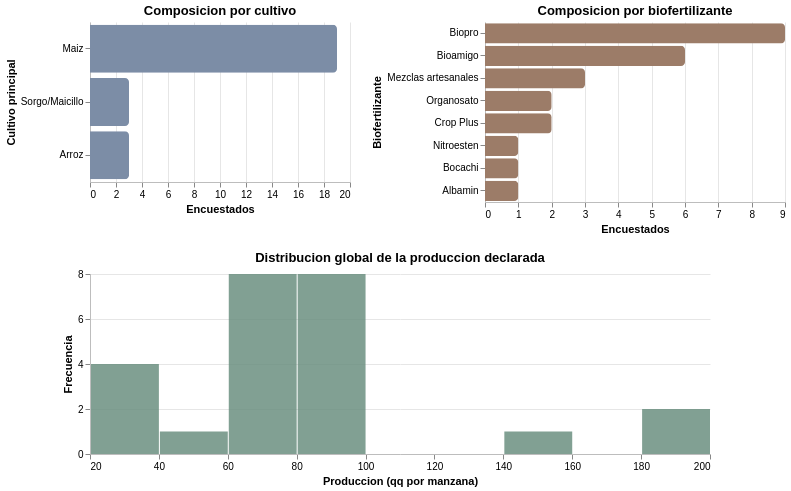

Notebook code cell kept with this figure:
### Markdown cell above
## 2. EDA: auditoria inicial del dataset

La Seccion 3 exige EDA univariado y bivariado. Antes de pasar a visualizaciones mas interpretativas, conviene auditar la composicion muestral, la distribucion de biofertilizantes y la disponibilidad de datos cuantitativos.

### Code cell
crop_counts = survey_clean["cultivo_principal"].value_counts().rename_axis("cultivo").reset_index(name="n")
biofert_counts = survey_clean["biofert_std"].value_counts().rename_axis("biofert").reset_index(name="n")
prod_hist_df = survey_clean.dropna(subset=["produccion_qq_mz"]).copy()

chart_crops = alt.Chart(crop_counts).mark_bar(color=EDA_COLORS["crops"], cornerRadiusEnd=4).encode(
    x=alt.X("n:Q", title="Encuestados"),
    y=alt.Y("cultivo:N", sort="-x", title="Cultivo principal"),
    tooltip=["cultivo:N", "n:Q"]
).properties(width=260, height=160, title="Composicion por cultivo")

chart_biofert = alt.Chart(biofert_counts).mark_bar(color=EDA_COLORS["biofert"], cornerRadiusEnd=4).encode(
    x=alt.X("n:Q", title="Encuestados"),
    y=alt.Y("biofert:N", sort="-x", title="Biofertilizante"),
    tooltip=["biofert:N", "n:Q"]
).properties(width=300, height=180, title="Composicion por biofertilizante")

chart_hist = alt.Chart(prod_hist_df).mark_bar(color=EDA_COLORS["hist"], opacity=0.85).encode(
    x=alt.X("produccion_qq_mz:Q", bin=alt.Bin(maxbins=10), title="Produccion (qq por manzana)"),
    y=alt.Y("count():Q", title="Frecuencia"),
    tooltip=[alt.Tooltip("count():Q", title="N")]
).properties(width=620, height=180, title="Distribucion global de la produccion declarada")

alt.vconcat(
    alt.hconcat(chart_crops, chart_biofert),
    chart_hist,
    spacing=18
).configure_view(strokeWidth=0).configure_axis(gridColor="#e6e6e6", domainColor="#bdbdbd")

### Figure 1 — Vega-Lite specification as saved in the notebook (floating-point values rounded to 4 significant figures)
{"config": {"view": {"continuousWidth": 300, "continuousHeight": 300, "strokeWidth": 0}, "axis": {"domainColor": "#bdbdbd", "gridColor": "#e6e6e6"}}, "vconcat": [{"hconcat": [{"data": {"name": "data-4f2098c9216e49e0366056ef02dd56f8"}, "mark": {"type": "bar", "color": "#7c8da6", "cornerRadiusEnd": 4}, "encoding": {"tooltip": [{"field": "cultivo", "type": "nominal"}, {"field": "n", "type": "quantitative"}], "x": {"field": "n", "title": "Encuestados", "type": "quantitative"}, "y": {"field": "cultivo", "sort": "-x", "title": "Cultivo principal", "type": "nominal"}}, "height": 160, "title": "Composicion por cultivo", "width": 260}, {"data": {"name": "data-f78f8432b49a1ee1a4a21f13eaed5aeb"}, "mark": {"type": "bar", "color": "#9c7c68", "cornerRadiusEnd": 4}, "encoding": {"tooltip": [{"field": "biofert", "type": "nominal"}, {"field": "n", "type": "quantitative"}], "x": {"field": "n", "title": "Encuestados", "type": "quantitative"}, "y": {"field": "biofert", "sort": "-x", "title": "Biofertilizante", "type": "nominal"}}, "height": 180, "title": "Composicion por biofertilizante", "width": 300}]}, {"data": {"name": "data-bf027957f215be64b00ae01cc193ac9d"}, "mark": {"type": "bar", "color": "#6b9080", "opacity": 0.85}, "encoding": {"tooltip": [{"aggregate": "count", "title": "N", "type": "quantitative"}], "x": {"bin": {"maxbins": 10}, "field": "produccion_qq_mz", "title": "Produccion (qq por manzana)", "type": "quantitative"}, "y": {"aggregate": "count", "title": "Frecuencia", "type": "quantitative"}}, "height": 180, "title": "Distribucion global de la produccion declarada", "width": 620}], "spacing": 18, "$schema": "https://vega.github.io/schema/vega-lite/v5.20.1.json", "datasets": {"data-4f2098c9216e49e0366056ef02dd56f8": [{"cultivo": "Maiz", "n": 19}, {"cultivo": "Sorgo/Maicillo", "n": 3}, {"cultivo": "Arroz", "n": 3}], "data-f78f8432b49a1ee1a4a21f13eaed5aeb": [{"biofert": "Biopro", "n": 9}, {"biofert": "Bioamigo", "n": 6}, {"biofert": "Mezclas artesanales", "n": 3}, {"biofert": "Organosato", "n": 2}, {"biofert": "Crop Plus", "n": 2}, {"biofert": "Nitroesten", "n": 1}, {"biofert": "Bocachi", "n": 1}, {"biofert": "Albamin", "n": 1}], "data-bf027957f215be64b00ae01cc193ac9d": [{"id_encuesta": 1, "biofert_std": "Nitroesten", "cultivo_reportado_std": "Maiz", "cultivo_principal": "Maiz", "manzanas_cultivadas": "0.5 mz", "produccion_qq_mz": 60.0, "texto_desarrollo": "mejor color, vigorosa", "respuesta_freq_plaguicidas": "3 abonadas y quintal por aonada, 16-20-0 al momento de siembra. a los 15 dias primera,  segunda 25, tercera 35 dias", "freq_plaguicidas_fuera_dominio": true, "freq_plaguicidas_ciclo": null, "texto_plaguicidas": "etsal liquido 12cc por bombada 17 litros", "cambio_plagas_std": "Disminucion", "tema_plaguicidas": "Otro o ambiguo", "tema_desarrollo": "Vigor"}, {"id_encuesta": 2, "biofert_std": "Biopro", "cultivo_reportado_std": "Maiz", "cultivo_principal": "Maiz", "manzanas_cultivadas": 2, "produccion_qq_mz": 80.0, "texto_desarrollo": "Si, es mas vigoroza ", "respuesta_freq_plaguicidas": "2 bombadas por manzana", "freq_plaguicidas_fuera_dominio": false, "freq_plaguicidas_ciclo": 2.0, "texto_plaguicidas": "Si, es menor la insidencia despues de usarla", "cambio_plagas_std": "Disminucion", "tema_plaguicidas": "Sin cambio claro", "tema_desarrollo": "Vigor"}, {"id_encuesta": 3, "biofert_std": "Biopro", "cultivo_reportado_std": "Maiz", "cultivo_principal": "Maiz", "manzanas_cultivadas": 5, "produccion_qq_mz": 78.0, "texto_desarrollo": "Si, ", "respuesta_freq_plaguicidas": "depende de la incidencia de plagas", "freq_plaguicidas_fuera_dominio": false, "freq_plaguicidas_ciclo": null, "texto_plaguicidas": "Si, ha disminuido", "cambio_plagas_std": "Disminucion", "tema_plaguicidas": "Menor uso o incidencia", "tema_desarrollo": "Otro o ambiguo"}, {"id_encuesta": 4, "biofert_std": "Biopro", "cultivo_reportado_std": "Maiz", "cultivo_principal": "Maiz", "manzanas_cultivadas": "1/2 manzana", "produccion_qq_mz": 37.0, "texto_desarrollo": "si, se ve mas saludable", "respuesta_freq_plaguicidas": "depende de como vaya la plaga", "freq_plaguicidas_fuera_dominio": false, "freq_plaguicidas_ciclo": null, "texto_plaguicidas": "si se observan mucho menos", "cambio_plagas_std": "Disminucion", "tema_plaguicidas": "Menor uso o incidencia", "tema_desarrollo": "Salud general"}, {"id_encuesta": 5, "biofert_std": "Biopro", "cultivo_reportado_std": "Maiz", "cultivo_principal": "Maiz", "manzanas_cultivadas": 8, "produccion_qq_mz": 80.0, "texto_desarrollo": "SI, SE VE MAS VERDE ", "respuesta_freq_plaguicidas": "DEPENDE DE CUANTA PLAGA TENGA, ENTRE 2 BOMBADAS", "freq_plaguicidas_fuera_dominio": false, "freq_plaguicidas_ciclo": null, "texto_plaguicidas": "SI, LA PLANTA RESISTE MAS LA PLAGA", "cambio_plagas_std": "Disminucion", "tema_plaguicidas": "Mayor resistencia o proteccion", "tema_desarrollo": "Verdor o color"}, {"id_encuesta": 6, "biofert_std": "Biopro", "cultivo_reportado_std": "Maiz", "cultivo_principal": "Maiz", "manzanas_cultivadas": 1, "produccion_qq_mz": 83.0, "texto_desarrollo": "si la planta crece mejor", "respuesta_freq_plaguicidas": "2 bombadas", "freq_plaguicidas_fuera_dominio": false, "freq_plaguicidas_ciclo": 2.0, "texto_plaguicidas": "si, uso menos ", "cambio_plagas_std": "Disminucion", "tema_plaguicidas": "Menor uso o incidencia", "tema_desarrollo": "Salud general"}, {"id_encuesta": 7, "biofert_std": "Biopro", "cultivo_reportado_std": "Maiz", "cultivo_principal": "Maiz", "manzanas_cultivadas": 6, "produccion_qq_mz": 74.0, "texto_desarrollo": "la planta se desarolla mejor, y crece mas sana", "respuesta_freq_plaguicidas": "depende, pero normalmente entre 3 a 5 bombadas ", "freq_plaguicidas_fuera_dominio": false, "freq_plaguicidas_ciclo": null, "texto_plaguicidas": "la planta es mas resistente a las plagas", "cambio_plagas_std": "Disminucion", "tema_plaguicidas": "Mayor resistencia o proteccion", "tema_desarrollo": "Salud general"}, {"id_encuesta": 8, "biofert_std": "Biopro", "cultivo_reportado_std": "Maiz", "cultivo_principal": "Maiz", "manzanas_cultivadas": "1/4 ", "produccion_qq_mz": 22.0, "texto_desarrollo": "si, crece mejor", "respuesta_freq_plaguicidas": "1 bombada", "freq_plaguicidas_fuera_dominio": false, "freq_plaguicidas_ciclo": 1.0, "texto_plaguicidas": "si uso mucho menos", "cambio_plagas_std": "Disminucion", "tema_plaguicidas": "Menor uso o incidencia", "tema_desarrollo": "Salud general"}, {"id_encuesta": 9, "biofert_std": "Bioamigo", "cultivo_reportado_std": "Maiz", "cultivo_principal": "Maiz", "manzanas_cultivadas": 25, "produccion_qq_mz": 80.0, "texto_desarrollo": "No", "respuesta_freq_plaguicidas": "Cada 10 días. ", "freq_plaguicidas_fuera_dominio": false, "freq_plaguicidas_ciclo": null, "texto_plaguicidas": "No", "cambio_plagas_std": "Sin cambio o mixto", "tema_plaguicidas": "Sin cambio claro", "tema_desarrollo": "Otro o ambiguo"}, {"id_encuesta": 10, "biofert_std": "Bioamigo", "cultivo_reportado_std": "Maiz + Sorgo", "cultivo_principal": "Maiz", "manzanas_cultivadas": "1,5 Manzanas", "produccion_qq_mz": 85.0, "texto_desarrollo": "Si", "respuesta_freq_plaguicidas": "2 veces, folidol", "freq_plaguicidas_fuera_dominio": false, "freq_plaguicidas_ciclo": 2.0, "texto_plaguicidas": "lo mismo", "cambio_plagas_std": "Disminucion", "tema_plaguicidas": "Sin cambio claro", "tema_desarrollo": "Otro o ambiguo"}, {"id_encuesta": 11, "biofert_std": "Mezclas artesanales", "cultivo_reportado_std": "Maiz", "cultivo_principal": "Maiz", "manzanas_cultivadas": "0,5 Mz", "produccion_qq_mz": 90.0, "texto_desarrollo": "si, arrancan con mas vigor porque también a la siembra uso polvo de roca y eso ayuda a levantar la planta.", "respuesta_freq_plaguicidas": "Yo uso blindaje 3 veces por ciclo", "freq_plaguicidas_fuera_dominio": false, "freq_plaguicidas_ciclo": 3.0, "texto_plaguicidas": "ha bajado un poco", "cambio_plagas_std": "Disminucion", "tema_plaguicidas": "Menor uso o incidencia", "tema_desarrollo": "Vigor"}, {"id_encuesta": 12, "biofert_std": "Mezclas artesanales", "cultivo_reportado_std": "Maiz", "cultivo_principal": "Maiz", "manzanas_cultivadas": "1 Mz", "produccion_qq_mz": 65.0, "texto_desarrollo": "si, a raíces son mejores", "respuesta_freq_plaguicidas": "2 veces", "freq_plaguicidas_fuera_dominio": false, "freq_plaguicidas_ciclo": 2.0, "texto_plaguicidas": "se ha mantenido", "cambio_plagas_std": "Sin cambio o mixto", "tema_plaguicidas": "Otro o ambiguo", "tema_desarrollo": "Raices"}, {"id_encuesta": 13, "biofert_std": "Bioamigo", "cultivo_reportado_std": "Maiz + Sorgo", "cultivo_principal": "Maiz", "manzanas_cultivadas": "0,5 Mz", "produccion_qq_mz": 75.0, "texto_desarrollo": "Si, es mas verdecita y se ve mas frondosa", "respuesta_freq_plaguicidas": "2 veces para el cogollero", "freq_plaguicidas_fuera_dominio": false, "freq_plaguicidas_ciclo": 2.0, "texto_plaguicidas": "pues siempre uso lo mismo", "cambio_plagas_std": "Disminucion", "tema_plaguicidas": "Sin cambio claro", "tema_desarrollo": "Verdor o color"}, {"id_encuesta": 14, "biofert_std": "Bocachi", "cultivo_reportado_std": "Maiz + Sorgo", "cultivo_principal": "Maiz", "manzanas_cultivadas": 1, "produccion_qq_mz": 95.0, "texto_desarrollo": "si, nace mas rápido y la mayoría germina", "respuesta_freq_plaguicidas": "Yo solo uso cipermetrina antes de la siembra", "freq_plaguicidas_fuera_dominio": false, "freq_plaguicidas_ciclo": null, "texto_plaguicidas": "los mismo", "cambio_plagas_std": "Sin cambio o mixto", "tema_plaguicidas": "Sin cambio claro", "tema_desarrollo": "Germinacion o rebrote"}, {"id_encuesta": 15, "biofert_std": "Bioamigo", "cultivo_reportado_std": "Maiz + Sorgo + Frijol", "cultivo_principal": "Maiz", "manzanas_cultivadas": 1, "produccion_qq_mz": 60.0, "texto_desarrollo": "La planta tiene mas follaje y mejora la raiz", "respuesta_freq_plaguicidas": "unas 3 veces para el gusano", "freq_plaguicidas_fuera_dominio": false, "freq_plaguicidas_ciclo": 3.0, "texto_plaguicidas": "bajo ", "cambio_plagas_std": "Disminucion", "tema_plaguicidas": "Menor uso o incidencia", "tema_desarrollo": "Raices"}, {"id_encuesta": 16, "biofert_std": "Bioamigo", "cultivo_reportado_std": "Maiz + Sorgo + Frijol", "cultivo_principal": "Maiz", "manzanas_cultivadas": "0,5 Mz", "produccion_qq_mz": 78.0, "texto_desarrollo": "Bueno, mas firme y mejores raices, yo siembro en ladera y la planta crece bien por las raices", "respuesta_freq_plaguicidas": "2 veces con volaton ", "freq_plaguicidas_fuera_dominio": false, "freq_plaguicidas_ciclo": 2.0, "texto_plaguicidas": "poco", "cambio_plagas_std": "Disminucion", "tema_plaguicidas": "Menor uso o incidencia", "tema_desarrollo": "Raices"}, {"id_encuesta": 17, "biofert_std": "Mezclas artesanales", "cultivo_reportado_std": "Maiz + Sorgo + Frijol", "cultivo_principal": "Maiz", "manzanas_cultivadas": "1 Mz", "produccion_qq_mz": 70.0, "texto_desarrollo": "Nace mas pronto y enraíza mas", "respuesta_freq_plaguicidas": "Yo uso el insecticida misil 2 veces", "freq_plaguicidas_fuera_dominio": false, "freq_plaguicidas_ciclo": 2.0, "texto_plaguicidas": "lo mismo como eso no es para la plaga", "cambio_plagas_std": "Sin cambio o mixto", "tema_plaguicidas": "Sin cambio claro", "tema_desarrollo": "Raices"}, {"id_encuesta": 18, "biofert_std": "Bioamigo", "cultivo_reportado_std": "Maiz + Sorgo + Frijol", "cultivo_principal": "Maiz", "manzanas_cultivadas": "1,5 mz", "produccion_qq_mz": 50.0, "texto_desarrollo": "se ve mejor", "respuesta_freq_plaguicidas": "volaton granulado uso para el gusano una sola vez le pongo", "freq_plaguicidas_fuera_dominio": false, "freq_plaguicidas_ciclo": null, "texto_plaguicidas": "menos se usa, llega menos plaga", "cambio_plagas_std": "Disminucion", "tema_plaguicidas": "Menor uso o incidencia", "tema_desarrollo": "Salud general"}, {"id_encuesta": 19, "biofert_std": "Biopro", "cultivo_reportado_std": "Sorgo/Maicillo", "cultivo_principal": "Sorgo/Maicillo", "manzanas_cultivadas": "1/4", "produccion_qq_mz": 37.0, "texto_desarrollo": "Si, la planta reciste mas la plaga", "respuesta_freq_plaguicidas": "1-2 veces por ciclo", "freq_plaguicidas_fuera_dominio": false, "freq_plaguicidas_ciclo": 1.5, "texto_plaguicidas": "Si, ahora uso menos", "cambio_plagas_std": "Disminucion", "tema_plaguicidas": "Menor uso o incidencia", "tema_desarrollo": "Otro o ambiguo"}, {"id_encuesta": 20, "biofert_std": "Biopro", "cultivo_reportado_std": "Sorgo/Maicillo", "cultivo_principal": "Sorgo/Maicillo", "manzanas_cultivadas": 1, "produccion_qq_mz": 38.0, "texto_desarrollo": "si, la planta se va desarollando mejor", "respuesta_freq_plaguicidas": "2 veces ", "freq_plaguicidas_fuera_dominio": false, "freq_plaguicidas_ciclo": 2.0, "texto_plaguicidas": "si con el tiempo he usado menos", "cambio_plagas_std": "Disminucion", "tema_plaguicidas": "Menor uso o incidencia", "tema_desarrollo": "Salud general"}, {"id_encuesta": 21, "biofert_std": "Organosato", "cultivo_reportado_std": "Maiz + Sorgo + Cana", "cultivo_principal": "Maiz", "manzanas_cultivadas": 1, "produccion_qq_mz": 98.0, "texto_desarrollo": "Si, mayor llenado de grano en maíz, el rebrote en sorgo es mayor.", "respuesta_freq_plaguicidas": "2 veces, aplico Volaton granulado 12 Kg/Mz", "freq_plaguicidas_fuera_dominio": false, "freq_plaguicidas_ciclo": 2.0, "texto_plaguicidas": "No ha variado mucho", "cambio_plagas_std": "Sin cambio o mixto", "tema_plaguicidas": "Sin cambio claro", "tema_desarrollo": "Germinacion o rebrote"}, {"id_encuesta": 22, "biofert_std": "Albamin", "cultivo_reportado_std": "Arroz", "cultivo_principal": "Arroz", "manzanas_cultivadas": "0,5 Mz", "produccion_qq_mz": 150.0, "texto_desarrollo": "Mas frondoso y aumento en el peso del gajo; también se debe a que cambiamos de utilizar semilla a criolla a otra semilla mejorada.", "respuesta_freq_plaguicidas": "3 veces", "freq_plaguicidas_fuera_dominio": false, "freq_plaguicidas_ciclo": 3.0, "texto_plaguicidas": "si ha bajado", "cambio_plagas_std": "Disminucion", "tema_plaguicidas": "Otro o ambiguo", "tema_desarrollo": "Llenado de grano o semilla"}, {"id_encuesta": 24, "biofert_std": "Crop Plus", "cultivo_reportado_std": "Arroz", "cultivo_principal": "Arroz", "manzanas_cultivadas": 1, "produccion_qq_mz": 190.0, "texto_desarrollo": "Mejor llenado", "respuesta_freq_plaguicidas": "3 veces, y galón por manzana", "freq_plaguicidas_fuera_dominio": false, "freq_plaguicidas_ciclo": 3.0, "texto_plaguicidas": "no", "cambio_plagas_std": "Sin cambio o mixto", "tema_plaguicidas": "Sin cambio claro", "tema_desarrollo": "Llenado de grano o semilla"}, {"id_encuesta": 25, "biofert_std": "Crop Plus", "cultivo_reportado_std": "Arroz", "cultivo_principal": "Arroz", "manzanas_cultivadas": 1, "produccion_qq_mz": 190.0, "texto_desarrollo": "Probablemente un mejor llenado", "respuesta_freq_plaguicidas": "3 veces y un galón por manzana", "freq_plaguicidas_fuera_dominio": false, "freq_plaguicidas_ciclo": 3.0, "texto_plaguicidas": "no", "cambio_plagas_std": "Sin cambio o mixto", "tema_plaguicidas": "Sin cambio claro", "tema_desarrollo": "Llenado de grano o semilla"}]}}
